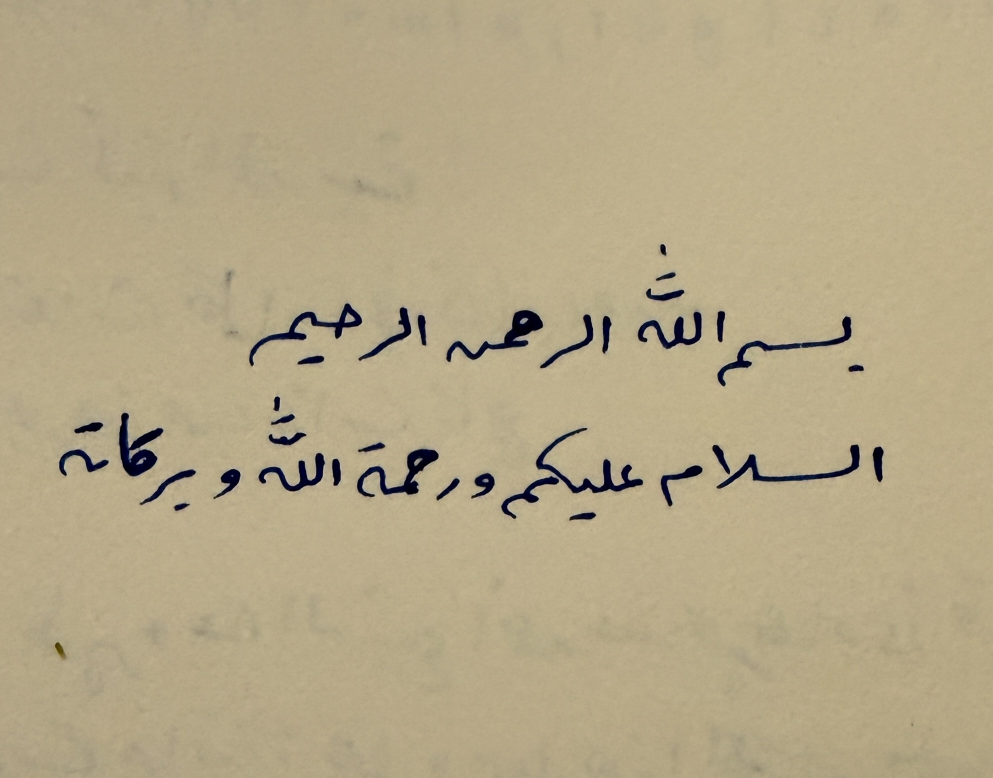
#> input picture handwriting-font/sources/src1.jpg, 1985 x 1556 px (shown at 1/2 size)
$ python ladder.py ../sources/src1.jpg
#> lines starting #> are read from the running program, lines starting #| are printed output that depends on the picture; after the words box and inside, x2 and y2 are one past the last pixel; in counts of white or black regions, pixels touching at a corner belong together
### handwriting-font/pens/repen.py
"""Re-ink handwriting with a different pen.

Ink -> centre-line skeleton -> stamp a pen shape along the skeleton.
A round pen stamps a disc; a qalam (broad nib) stamps a thin slanted line,
so stroke thickness changes with direction, like Ruqʿah calligraphy."""
import numpy as np, cv2
from skimage.morphology import skeletonize

UP = 3  # work at 3x for smooth edges


def ink_mask(bgr, k=61, t=0.70, min_area=25):
    g = bgr[:, :, 2].astype(np.float32)  # red channel: blue and black ink are both dark
    bg = cv2.morphologyEx(g, cv2.MORPH_CLOSE, cv2.getStructuringElement(cv2.MORPH_ELLIPSE, (k, k)))
    bg = cv2.GaussianBlur(bg, (0, 0), k / 4)
    n = np.clip(g / np.maximum(bg, 1), 0, 1.2)
    n = cv2.resize(n, None, fx=UP, fy=UP, interpolation=cv2.INTER_CUBIC)
    n = cv2.GaussianBlur(n, (0, 0), UP * 0.6)
    m = (n < t).astype(np.uint8)
    cnt, lab, st, _ = cv2.connectedComponentsWithStats(m, connectivity=8)
    keep = np.zeros(cnt, bool); keep[1:] = st[1:, 4] >= min_area * UP * UP
    return keep[lab]


def stroke_width(mask):
    dt = cv2.distanceTransform(mask.astype(np.uint8), cv2.DIST_L2, 5)
    sk = skeletonize(mask)
    return 2 * float(np.median(dt[sk])) if sk.any() else 1.0


def _neighbours(sk):
    k = np.ones((3, 3), np.uint8); k[1, 1] = 0
    return cv2.filter2D(sk.astype(np.uint8), -1, k, borderType=cv2.BORDER_CONSTANT)


def prune(sk, max_len):
    """Remove short side-branches (spurs) that skeletons grow at stroke corners."""
    sk = sk.copy()
    H, W = sk.shape
    for _ in range(2):
        nb = _neighbours(sk) * sk
        for y, x in zip(*np.where(nb == 1)):
            path, seen = [(y, x)], {(y, x)}
            py, px = y, x
            while len(path) <= max_len:
                nxt = [(py + a, px + b) for a in (-1, 0, 1) for b in (-1, 0, 1)
                       if (a or b) and 0 <= py + a < H and 0 <= px + b < W
                       and sk[py + a, px + b] and (py + a, px + b) not in seen]
                if len(nxt) != 1:
                    if len(nxt) > 1:          # walked into a junction: this was a spur
                        for q in path: sk[q] = False
                    break
                py, px = nxt[0]; path.append((py, px)); seen.add((py, px))
    return sk


def skeleton(mask, w):
    return prune(skeletonize(mask), int(w * 1.2))


# [7 lines left out: function nib_kernel, not called in this run]


def disc(d):
    d = max(1, int(round(d)))
    return cv2.getStructuringElement(cv2.MORPH_ELLIPSE, (d, d))


# [24 lines left out: function repen, not called in this run]


def render(mask, ink=(30, 32, 45), paper=(244, 240, 232)):
    """Mask at UP scale -> antialiased RGB at 1x."""
    a = cv2.resize(mask.astype(np.float32), (mask.shape[1] // UP, mask.shape[0] // UP), interpolation=cv2.INTER_AREA)
    a = a[..., None]
    return (np.array(paper) * (1 - a) + np.array(ink) * a).astype(np.uint8)

### handwriting-font/pens/pen2.py
"""Pen model v2: smoothed centre-lines + oval nib.

The skeleton is split into strokes, each stroke is smoothed along its length
(removes hand tremor, keeps the shape), then swept with an oval nib.
contrast = long axis / short axis of the oval: 1.0 is a round pen, ~3 is a reed qalam."""
import numpy as np, cv2
from scipy.ndimage import gaussian_filter1d
from repen import ink_mask, stroke_width, skeleton, UP

N8 = [(-1, 0), (1, 0), (0, -1), (0, 1), (-1, -1), (-1, 1), (1, -1), (1, 1)]   # orthogonal first


def trace(sk):
    """Skeleton pixels -> list of ordered strokes [(N,2) float arrays of (x, y)], closed flag."""
    pts = set(zip(*np.nonzero(sk)))
    def nb(p):
        return [(p[0] + a, p[1] + b) for a, b in N8 if (p[0] + a, p[1] + b) in pts]
    def crossings(p):
        ring = [(-1, -1), (-1, 0), (-1, 1), (0, 1), (1, 1), (1, 0), (1, -1), (0, -1)]
        v = [((p[0] + a, p[1] + b) in pts) for a, b in ring]
        return sum(1 for i in range(8) if not v[i] and v[(i + 1) % 8])
    nodes = {p for p in pts if crossings(p) != 2}
    seen, strokes = set(), []
    def walk(start, first):
        path, prev, cur = [start, first], start, first
        while cur not in nodes:
            seen.add(cur)
            nxt = [r for r in nb(cur) if r != prev and r not in seen and (r in nodes or r not in seen)]
            nxt = [r for r in nxt if r not in path[-3:]]
            if not nxt:
                break
            prev, cur = cur, nxt[0]
            path.append(cur)
            if cur == start:
                break
        return path
    for n in nodes:
        for q in nb(n):
            if q in seen or (q in nodes and q < n):
                continue
            p = walk(n, q)
            strokes.append((np.array([(x, y) for y, x in p], float), False))
    for p0 in pts:                     # closed loops with no junction
        if p0 in seen or p0 in nodes:
            continue
        seen.add(p0)
        q = [r for r in nb(p0) if r not in seen]
        if not q:
            continue
        p = walk(p0, q[0])
        strokes.append((np.array([(x, y) for y, x in p], float), True))
    return strokes


# [31 lines left out: functions resample, smooth, oval_kernel, not called in this run]


def ink(mask, diam, contrast, angle, sigma, w):
    sk = skeleton(mask, w)
    canvas = np.zeros(mask.shape, np.uint8)
    for P, closed in trace(sk):
        S = smooth(P, sigma, closed)
        pts = np.round(S * 16).astype(np.int32).reshape(-1, 1, 2)
        cv2.polylines(canvas, [pts], closed, 1, 1, cv2.LINE_8, shift=4)
    out = cv2.dilate(canvas, oval_kernel(diam, contrast, angle))
    out = cv2.GaussianBlur(out.astype(np.float32), (0, 0), UP * .5) > .5
    return out

### handwriting-font/pens/ladder.py
"""Contrast ladder: one line of handwriting, from round pen to full qalam."""
import sys, cv2, numpy as np
from PIL import Image, ImageDraw, ImageFont
from repen import ink_mask, stroke_width, render, UP
from pen2 import ink

def ladder(crop, rows, out, label_w=330):
    m = ink_mask(crop); w = stroke_width(m)
    tiles = []
    for name, sub, p in rows:
        r = m if p is None else ink(m, p['d'] * w, p['c'], p.get('a', 70), p.get('s', 1.0) * w, w)
        tiles.append((name, sub, render(r)))
    h, wd = tiles[0][2].shape[:2]
    S = Image.new('RGB', (wd + label_w, h * len(tiles)), (244, 241, 236))
    d = ImageDraw.Draw(S)
    f1 = ImageFont.truetype('/usr/share/fonts/truetype/dejavu/DejaVuSans-Bold.ttf', 28)
    f2 = ImageFont.truetype('/usr/share/fonts/truetype/dejavu/DejaVuSans.ttf', 19)
    for i, (name, sub, img) in enumerate(tiles):
        S.paste(Image.fromarray(img), (label_w, i * h))
        d.text((26, i * h + h // 2 - 32), name, font=f1, fill=(28, 30, 40))
        d.text((26, i * h + h // 2 + 6), sub, font=f2, fill=(115, 108, 100))
        if i: d.line([(0, i * h), (S.width, i * h)], fill=(214, 206, 194), width=2)
    S.save(out)

if __name__ == '__main__':
    crop = cv2.imread('../sources/src1.jpg')[790:1030, 100:1790]
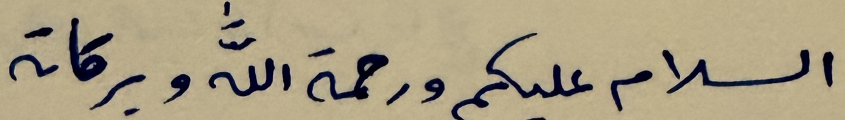
#> crop: shape (240, 1690, 3) (shown at 1/2 size); mean B, G, R 130, 157.7, 169.7
    rows = [
        ('Your pen now', 'ballpoint, as written', None),
        ('1.0 × round', 'smoothed, no contrast', dict(d=1.35, c=1.0)),
        ('1.4 ×', 'a hint of qalam', dict(d=1.35, c=1.4)),
        ('1.7 ×', 'the middle', dict(d=1.35, c=1.7)),
        ('2.1 ×', 'calligraphic', dict(d=1.35, c=2.1)),
        ('3.0 ×', 'full qalam (last try)', dict(d=1.35, c=3.0)),
    ]
    ladder(crop, rows, sys.argv[1])
#> in ink_mask, `bg = cv2.morphologyEx(g, cv2.MORPH_CLOSE, cv2.getStructuringElement(cv..`:
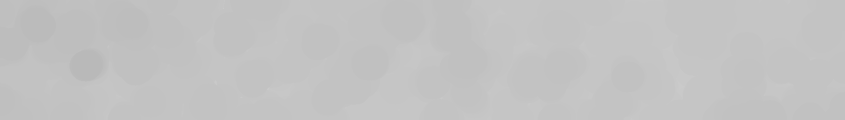
#> bg: shape (240, 1690) float32 (shown at 1/2 size); min 185, max 207, mean 194.5
#> in ink_mask, `n = cv2.resize(n, None, fx=UP, fy=UP, interpolation=cv2.INTER_CUBIC)`:
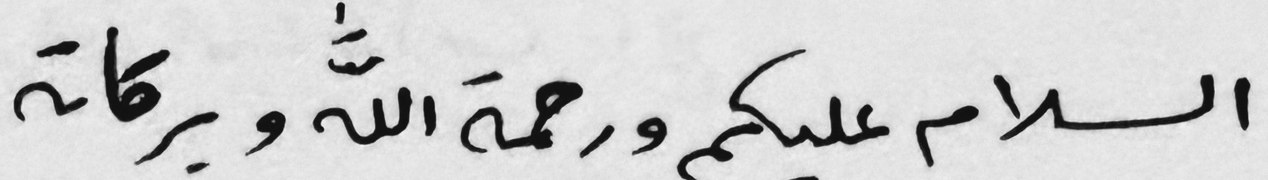
#> n: shape (720, 5070) float32 (shown at 1/4 size); min -0.0859, max 1.09, mean 0.872; drawn with min black and max white
#> in ink_mask, `m = (n < t).astype(np.uint8)`:
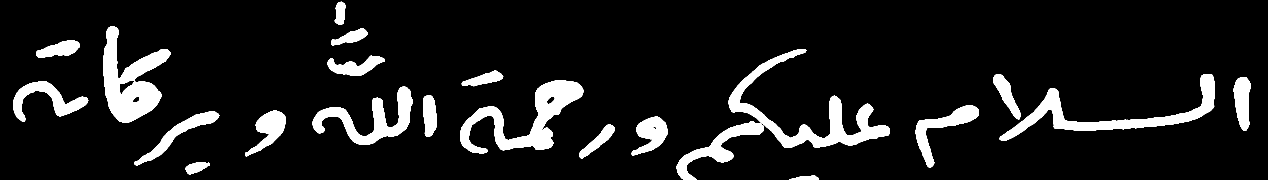
#> m: shape (720, 5070) (shown at 1/4 size); values 0 (black) and 1 (white), 10.2% white; 22 white regions, largest, box (x1, y1, x2, y2) and area: (2913, 196, 3560, 591) 49264, (412, 105, 682, 490) 48034, (1840, 320, 2333, 614) 46996
#> in ink_mask, `cnt, lab, st, _ = cv2.connectedComponentsWithStats(m, connectivity=8)`:
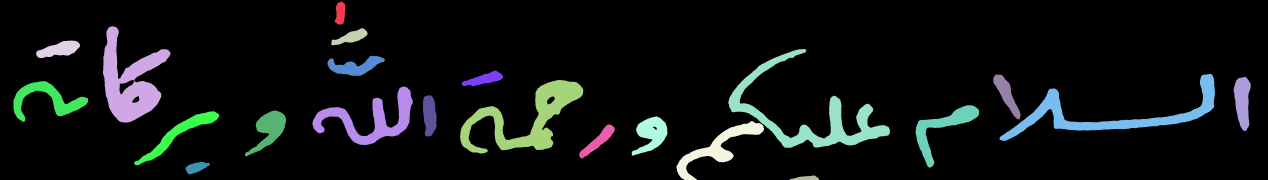
#> lab: shape (720, 5070) int32 (shown at 1/4 size); 23 distinct labels, from 0 to 22; one colour per label, 0 black
#> in ink_mask, `cnt, lab, st, _ = cv2.connectedComponentsWithStats(m, connectivity=8)`: cnt = 23; st = 23 rows, first 6: [0, 0, 5070, 720, 3277992], [1339, 7, 42, 91, 2937], [412, 105, 270, 385, 48034], [1325, 113, 145, 68, 4667], [145, 162, 175, 70, 7413], [2913, 196, 647, 395, 49264]
#> in stroke_width, `sk = skeletonize(mask)`:
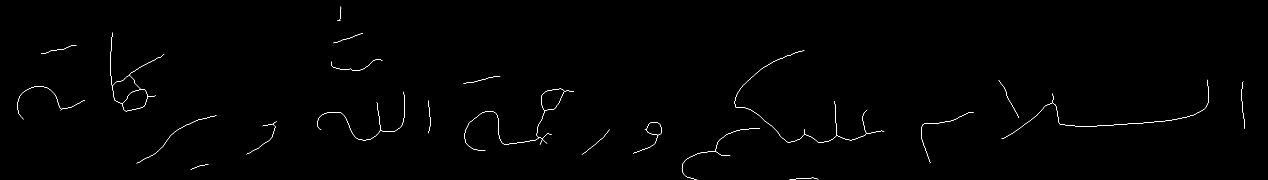
#> sk: shape (720, 5070) bool (shown at 1/4 size); 0.23% white in thin lines or dots
#> in ladder, `w = stroke_width(m)`: w = 36.4
#> in render, `return (np.array(paper) * (1 - a) + np.array(ink) * a).astype(np.uint8)`:
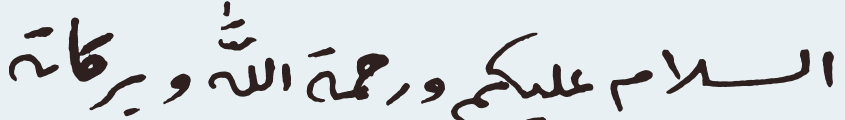
#> returned value: shape (240, 1690, 3) (shown at 1/2 size); mean of channels 0, 1, 2 222.2, 218.8, 212.9; drawn as B, G, R
